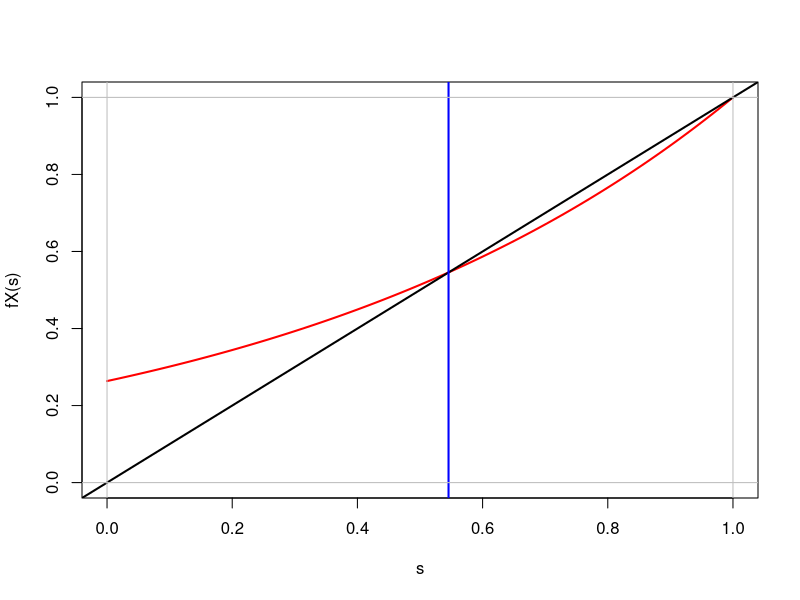
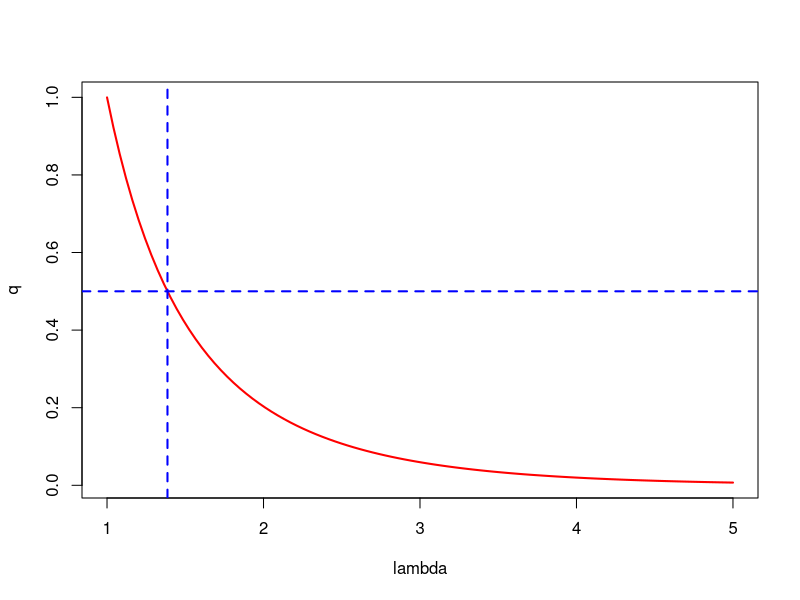
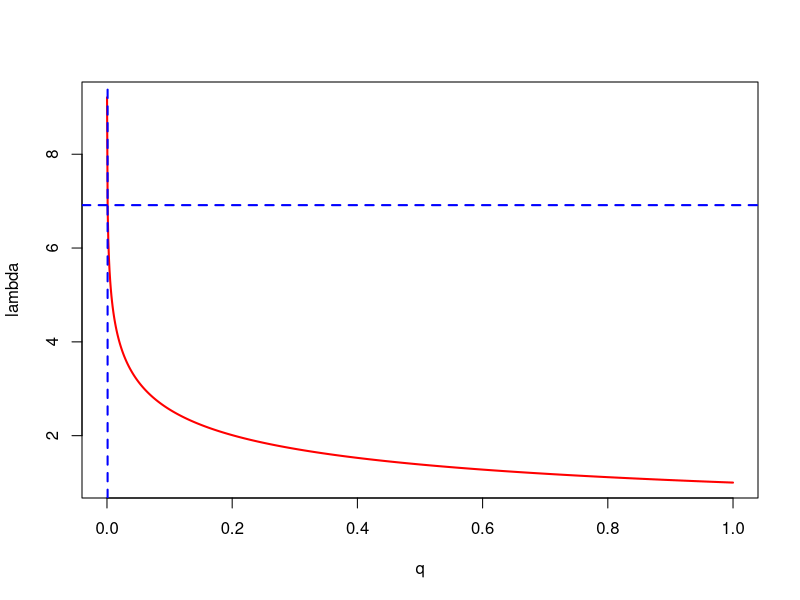
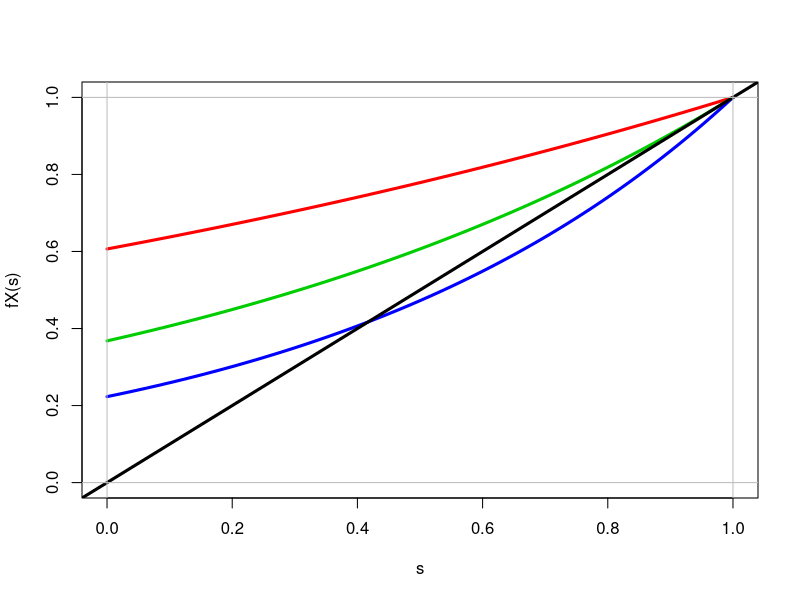
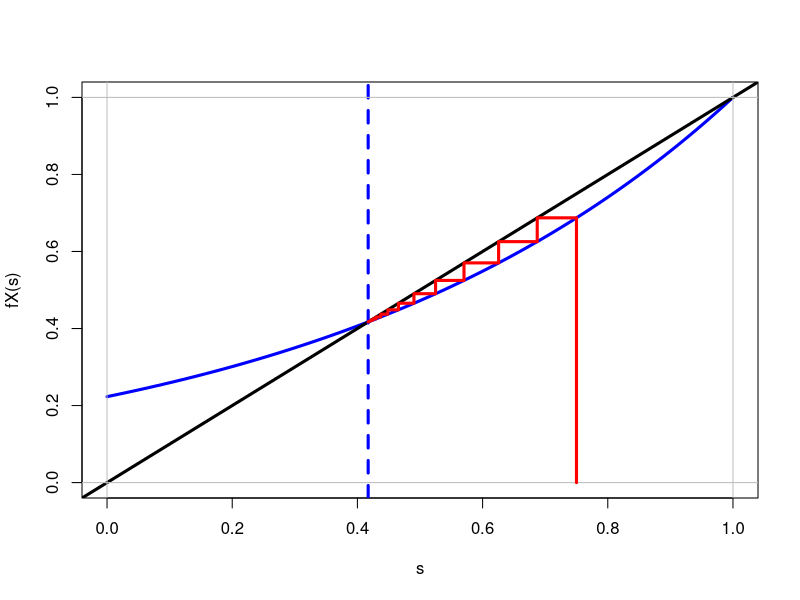

Source code (R) for these figures, in order:
# Exemple Galton-Watson

figDir <- '../Figures/'
dataName <- 'GaltonWatson'
exportFig <- TRUE
palette('R3')

# Fonction
fX <- function(s){exp(lambda*(s-1))}
# Pgf
lambdaList <- c(.5, 1, 1.5)
if(exportFig){png(paste0(figDir, dataName, '-pgf.png'))}
lambda <- lambdaList[1]
curve(fX, ylim=c(0, 1), col=2, lwd=3, xlab='s', ylab='fX(s)')
for(i in 2:length(lambdaList)){
   lambda <- lambdaList[i]
   curve(fX, ylim=c(0, 1), col=1+i, lwd=3, xlab='s', ylab='fX(s)', add=TRUE)
}
abline(0, 1, col=1, lwd=3)
abline(h=c(0, 1), v=c(0, 1), col=8)
if(exportFig){dev.off()}

# Point fixe
lambda <- 1.5
sGrid <- seq(0, .99, length.out=1e3)
fGrid <- fX(sGrid)
sStar <- sGrid[min(which(abs(fGrid-sGrid) < 1e-3))]

# Iteration de la fonction génératrice
Z0 <- 1; nMax <- 100
q0 <- .75
qVec <- rep(0, 1+nMax); qVec[1] <- q0
if(exportFig){png(paste0(figDir, dataName, '-fixPoint-q0', round(100*q0), '.png'))}
for(n in 1:nMax){qVec[n+1] <- fX(qVec[n])}
curve(fX, ylim=c(0, 1), col=4, lwd=3, xlab='s', ylab='fX(s)')
abline(0, 1, col=1, lwd=3)
abline(v=qVec[nMax], col=4, lty=2, lwd=3)
abline(h=c(0, 1), v=c(0, 1), col=8)
lines(c(q0, qVec[-(nMax+1)]), c(0, qVec[-1]), type='s', col=2, lwd=3)
if(exportFig){dev.off()}

# # Cas géométrique
# fX <- function(s){(1-a)/(1-a*s)}
# a <- 2/3
# curve(fX, ylim=c(0, 1), col=2, lwd=2, xlab='s', ylab='fX(s)')
# abline(0, 1, col=1, lwd=2)
# abline(v = (1-a)/a, lwd=2, col=4)
# abline(h=c(0, 1), v=c(0, 1), col=8)

# Cas Poisson
fX <- function(s){exp(lambda*(s-1))}
gX <- function(s){fX(s)-s}
lambda <- 4/3
curve(fX, ylim=c(0, 1), col=2, lwd=2, xlab='s', ylab='fX(s)')
abline(0, 1, col=1, lwd=2)
abline(v = uniroot(gX, c(1e-4, 1-1e-4))$root, lwd=2, col=4)
abline(h=c(0, 1), v=c(0, 1), col=8)

gXlambda <- function(s, lambda){exp(lambda*(s-1))-s}
qPoisson <- function(lambda){uniroot(gXlambda, c(1e-4, 1-1e-4), lambda=lambda)$root}
qPoisson(1+1e-4)
lambdaGrid <- seq(1+1e-4, 5, length.out=1e2)
plot(lambdaGrid, sapply(lambdaGrid, function(lambda){qPoisson(lambda)}), 
     type='l', col=2, lwd=2, xlab='lambda', ylab='q')
abline(h=.5, v=2*log(2), col=4, lty=2, lwd=2)

qGrid <- seq(1e-4, 1-1e-4, length.out=1000)
plot(qGrid, -log(qGrid)/(1-qGrid), type='l', col=2, lwd=2, xlab='q', ylab='lambda')
abline(h=-log(0.001)/(1-0.001), v=0.001, col=4, lty=2, lwd=2)

